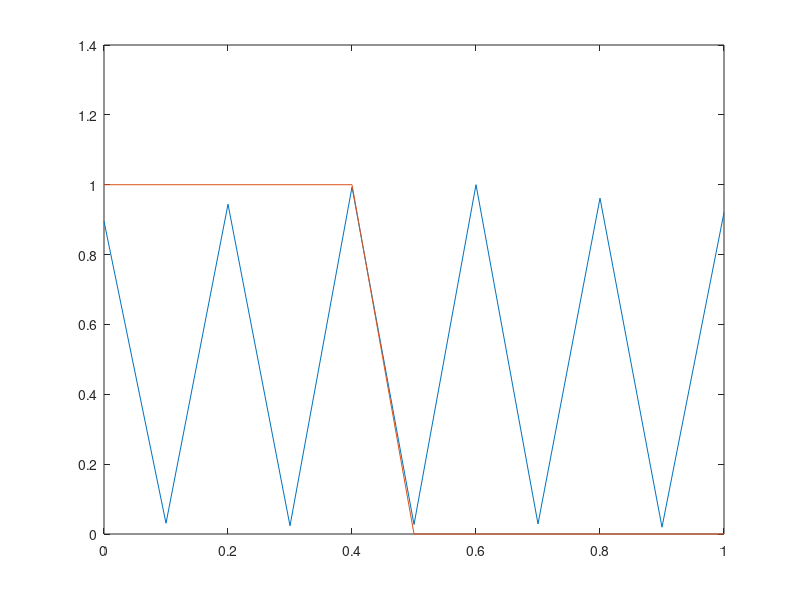
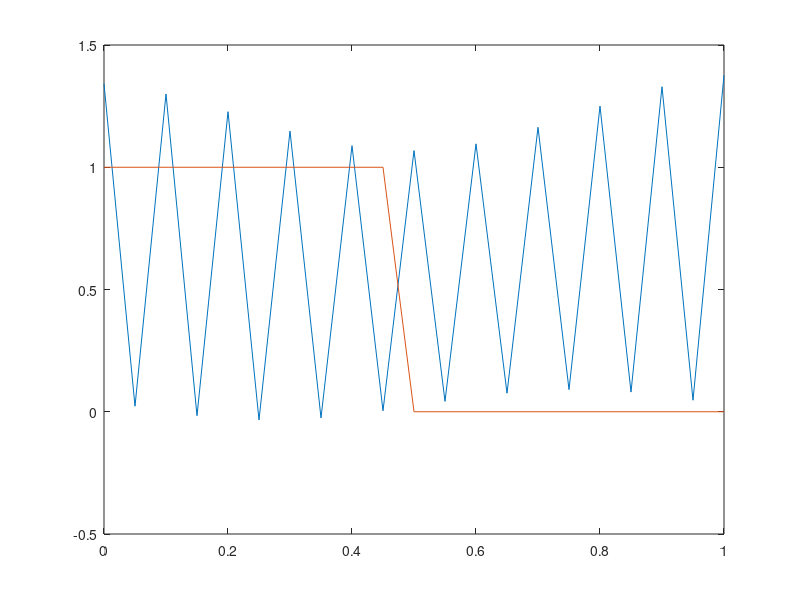
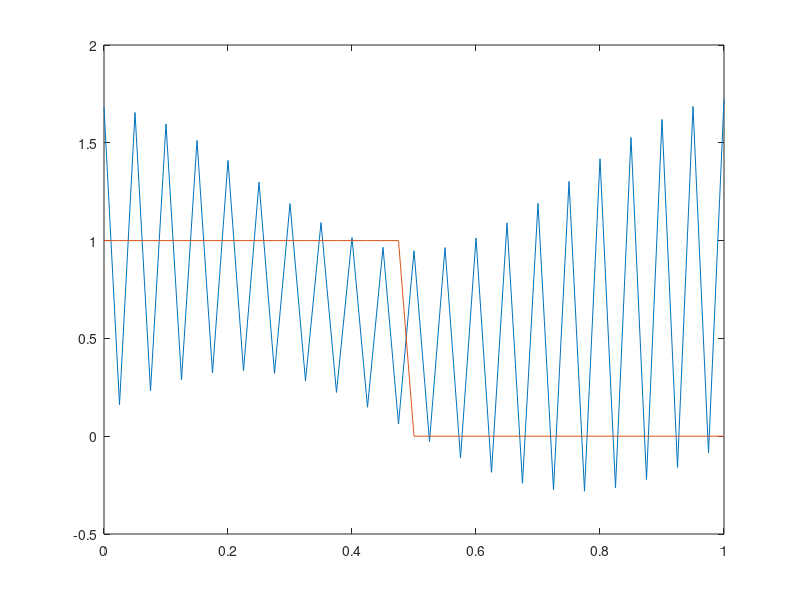
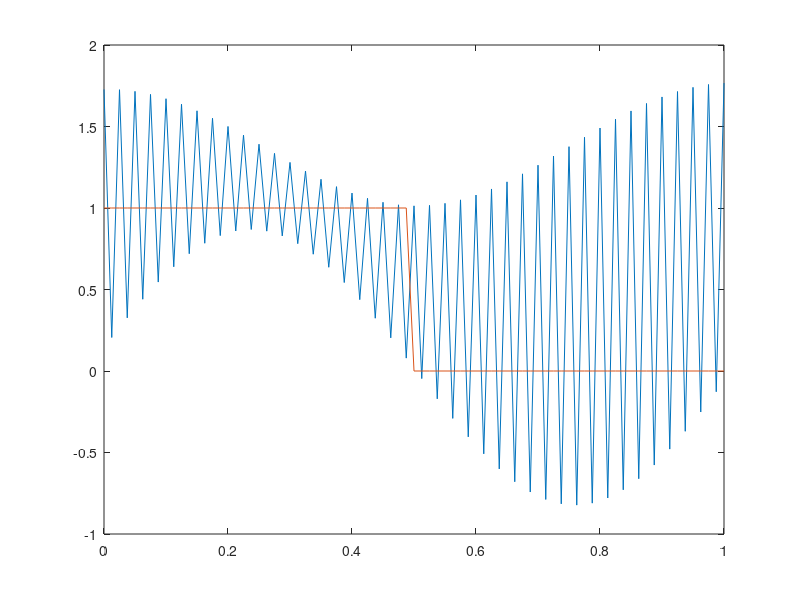

Reproduce these figures in MATLAB, in order.
% The dissipation relation is <=1, and we can see that the magnitude of the
% solution does not appear to be increasing - however it's non-obvious that
% it is decreasing either (it's hard to tell because of how much it
% oscillates; maybe we could take an integral over the domain to see if the
% "average amplitude" has changed?). This is in line with the dissipation relation.
% We can see that the phase appears to be approximately on track, which is
% in line with our phase speed/dispersion relation being near 1.

ps=[0 1 2 3 4 5];
error_log = zeros(size(ps));
for p_index=1:6
    p=ps(p_index);
    h  = 0.1.*2.^(-p);
    mu = 1;
    k=mu.*h;
    t = [0:k:3];
    t_len = size(t,2)-1;
    x = [0:h:1];
    x_len = size(x,2)-1;

    dm = [ones(x_len,1).*(-0.5.*mu)];
    d0 = [ones(x_len+1,1)];
    dp = [ones(x_len,1).*(0.5.*mu)];
    A = diag(d0)+diag(dm,-1)+diag(dp,1);

    u0 = x<0.5; % note - exact solution at t=3 is equivalent to the initial condition
    b=u0';

    for i=1:t_len
        b(1)=b(end);
        b = A\b;

    end
    figure;
    plot(x,b);
    hold on;
    plot(x,u0);
    
    error = norm(b-u0);
    error_log(p_index) = error;
end